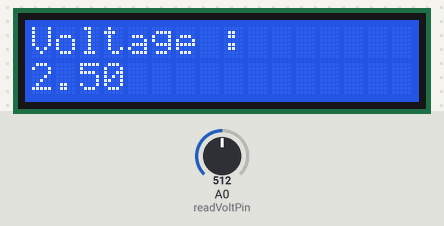
A sketch run on a simulated Arduino Uno, built with avr-gcc and run on an emulated ATmega328P. On the bench: 16×2 character LCD. The test bench sets the inputs (shaded band); at power-on: A0 (readVoltPin) = 512.

Above: at 1.2 s.
1.3 s: A0 (readVoltPin) set to 716
At 2.0 s:
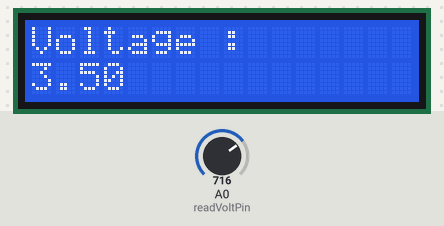
3.0 s: A0 (readVoltPin) set to 900
At 4.2 s:
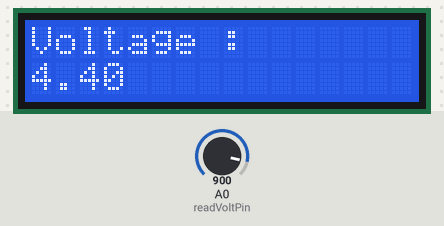
4.5 s: A0 (readVoltPin) set to 1023
At 5.7 s:
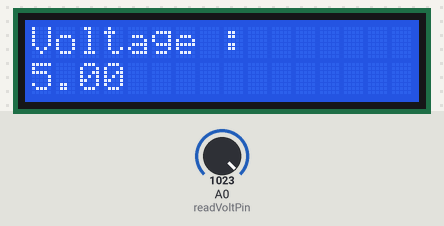
Timing chart, 0 to 7.5 s (numbered marks = the images above; inputs shaded):
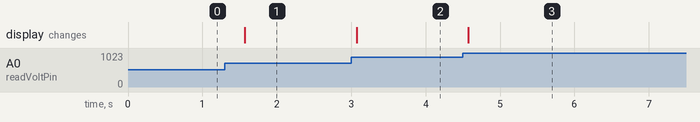

The sketch:

voltmeterWithLCD.ino
```cpp
#include <LiquidCrystal.h>

LiquidCrystal lcd(12,11,5,4,3,2);
int readVoltPin = A0;
int valRead = 0;
float V = 0;

void setup() {
  // put your setup code here, to run once:
  pinMode(readVoltPin, INPUT);
  lcd.begin(16,2);
  lcd.print("Voltage :");
  Serial.begin(9600);
}

void loop() {
  // put your main code here, to run repeatedly:
  valRead = analogRead(readVoltPin);
  V = float(5)/float(1023)*valRead;
  lcd.setCursor(0,1);
  lcd.print(V);
  delay(500);
}
```

Measured:
- after the input at 1.3 s, the display: changes after 0.27 s (image 1)
- after the input at 3.0 s, the display: changes after 0.07 s (image 2)
- after the input at 4.5 s, the display: changes after 0.07 s (image 3)
